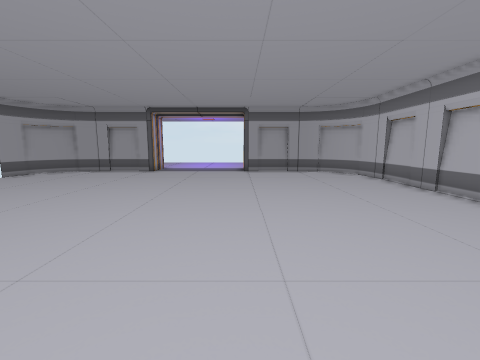
[1] (above)

12 first-person views from a walk through a scene from a Unity 3-D project. The camera is 1.5 m above the floor, tilts 8° down and sees 90° across. The floor is counted in squares, 1 m on a side. Each view is taken from the middle of a square. On the plan, view 1 faces up. The plan holds only what a view shows up to about 13 squares ahead; the rest is blank. Door leaves are left out, so doorways stand open.

[2]
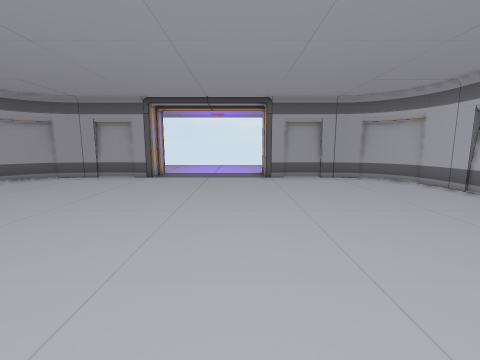

[3]
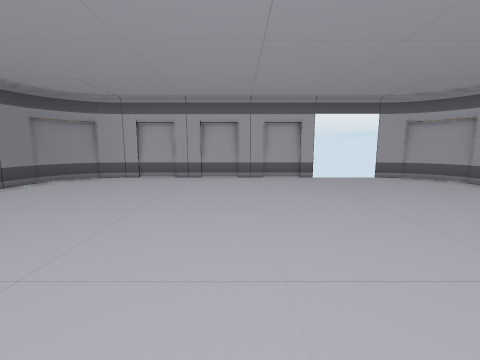

[4]
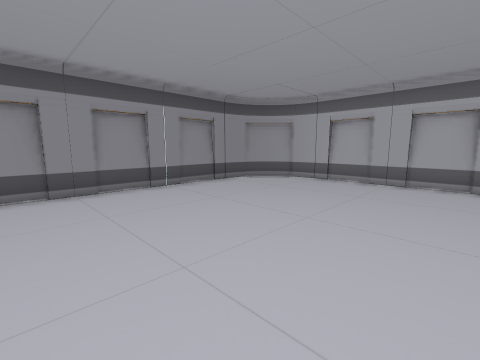

[5]
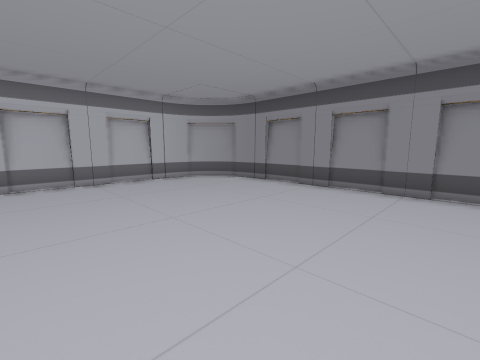

[6]
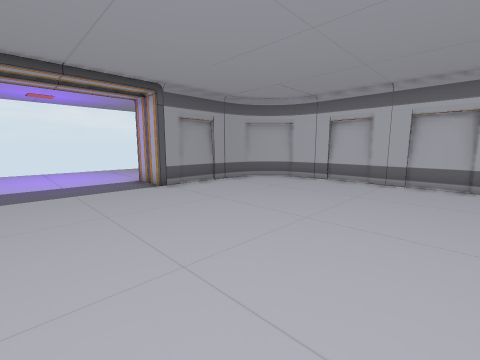

[7]
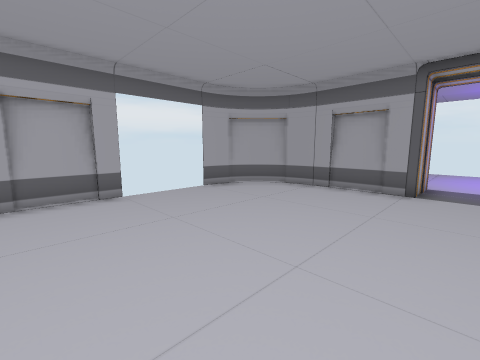

[8]
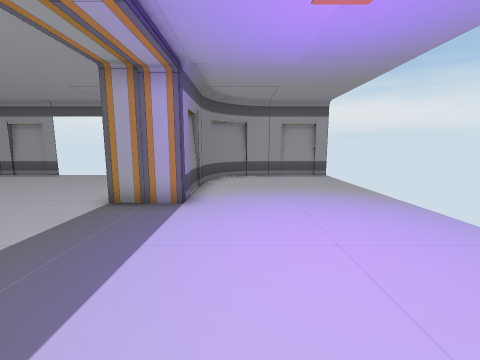

[9]
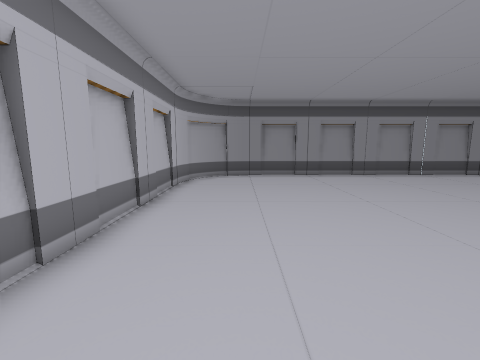

[10]
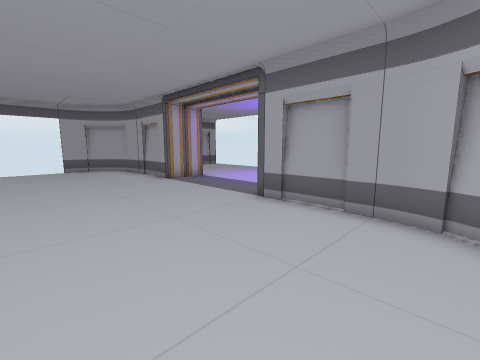

[11]
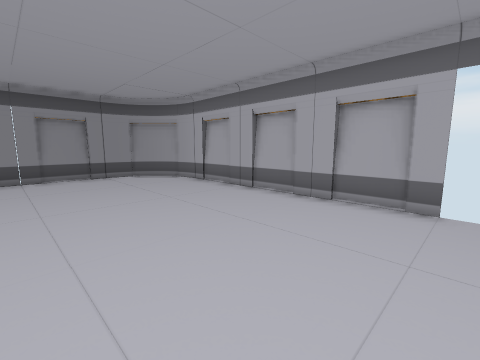

[12]
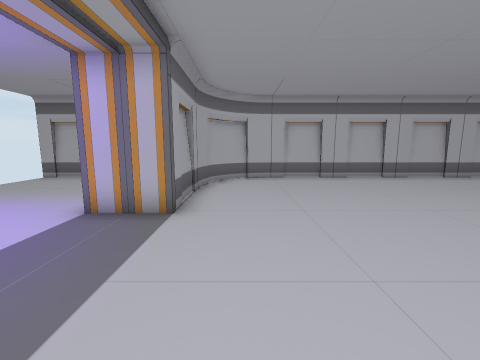

### Floor plan
Points are (right, up) in squares from view 1. A wall is a line through its corners. A room is listed if a view was taken in it or the views show most of it. See-through windows are left out.
Room 1 (views 1, 2, 3, 4, 5, 6, 7, 9, 10, 11, 12)
walls: (-11.6, 8.6) (-11.6, -0.9); (-8.8, 14.5) (-9.3, 14.4); (-9.2, 14.4) (-9.7, 14.3); (-11.6, 12) (-11.6, 11.5); (-11.4, 12.3) (-11.5, 11.9); (-11.3, 12.7) (-11.4, 12.2); (-9.6, 14.4) (-10.3, 14.1) (-11.1, 13.3) (-11.4, 12.6); (-5.2, 16.5) (-5.2, 14.5) (-9, 14.5); (-10, 14.2) (-10.7, 13.8) (-11.1, 13.1); (-11.5, -0.8) (-11.4, -1.3); (-11.4, -1.1) (-11.2, -1.7); (4.3, 14.4) (3.8, 14.5); (6.5, 11.8) (6.4, 12.3); (6.4, 12.2) (6.3, 12.7); (-9.3, -3.4) (-8.8, -3.5); (4.8, 14.2) (4, 14.5) (0.3, 14.5) (0.3, 16.5); (-9, -3.6) (3.9, -3.6); (-11.4, -1.7) (-11, -2.3) (-10.4, -2.9); (-9.8, -3.2) (-9.2, -3.4); (-11.2, -2.1) (-10.7, -2.7) (-10, -3.2); (-10.1, -3.1) (-9.7, -3.3); (6.4, 12.7) (6, 13.3) (5.3, 14) (4.7, 14.4); (6.2, 13.1) (5.7, 13.7) (5.1, 14.2); (3.8, -3.5) (4.3, -3.4); (4.2, -3.4) (4.7, -3.2); (6.6, -1) (6.6, 12); (6.4, -1.4) (6.5, -0.9); (6.2, -1.7) (6.4, -1.2); (4.6, -3.4) (5.3, -3) (6, -2.3) (6.4, -1.6); (5.1, -3.2) (5.6, -2.8) (6.1, -2.1)
ways out: open door at (-2.5, 16) to room 2
Room 2 (view 8)
walls: (-6.1, 16.5) (-5.2, 16.5); (-9, 16.5) (-6.5, 16.5); (-9.3, 16.6) (-8.8, 16.5); (-9.7, 16.8) (-9.2, 16.6); (-11.2, 17.9) (-10.8, 17.4); (-11.4, 18.8) (-11.3, 18.3); (-11.5, 19.2) (-11.4, 18.7); (-11.4, 18.4) (-11, 17.7) (-10.5, 17.2) (-10, 16.8); (-11.6, 22.6) (-11.6, 19.1); (6.6, 20.6) (6.6, 22.5)
ways out: open door at (-2.5, 16) to room 1

Where each view was taken, in squares from view 1:
view 1: 0 up, 0 right, facing up
view 2: 3 up, 1 left, facing up
view 3: 5 up, 0 right, facing left
view 4: 5 up, 1 left, facing down-left
view 5: 5 up, 4 left, facing down-right
view 6: 6 up, 4 left, facing up-right
view 7: 6 up, 4 left, facing up-left
view 8: 18 up, 1 right, facing left
view 9: 9 up, 4 right, facing down
view 10: 9 up, 5 right, facing up-left
view 11: 9 up, 5 left, facing down-left
view 12: 13 up, 5 left, facing right
